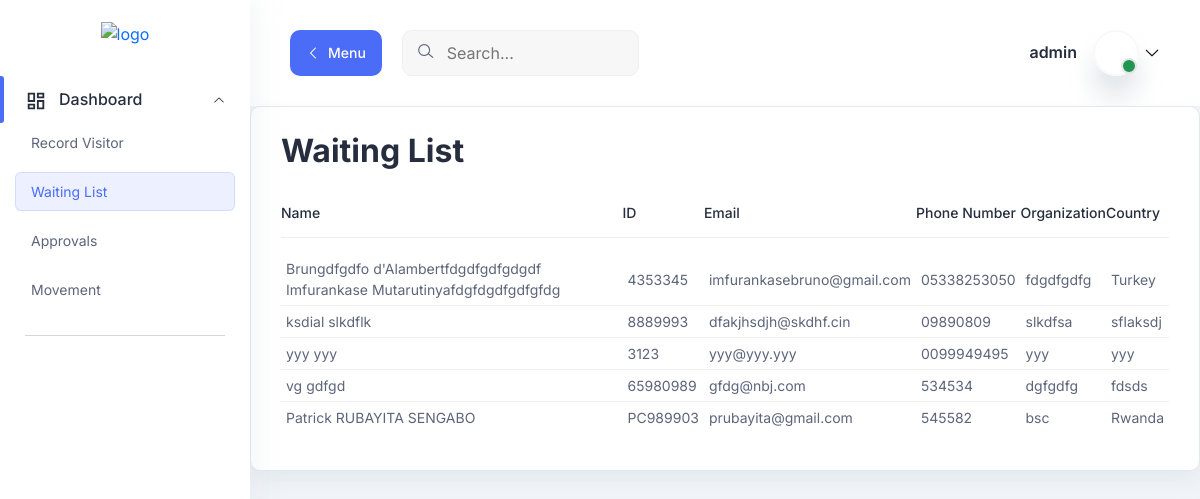
/visitor-list/ (signed in), run on an earlier commit of the app's database.
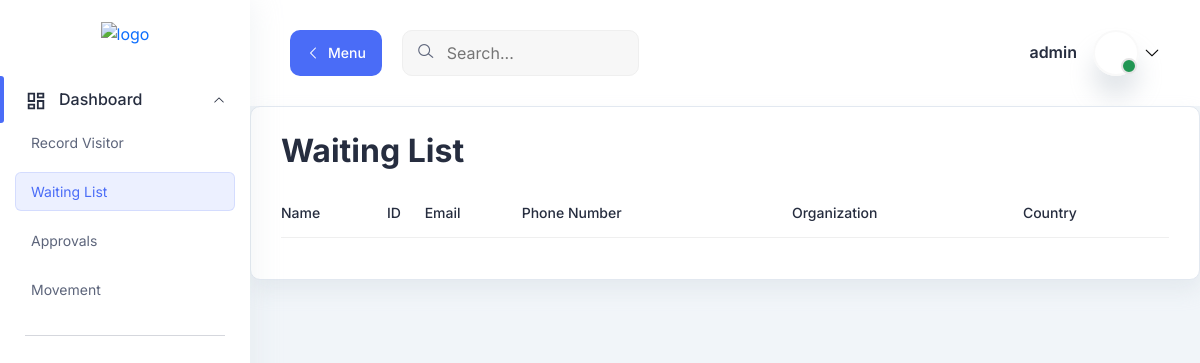
And on a later commit of the database.
### records/models.py (models this page shows, shortened)
class WaitingList(models.Model):
    id_passport_nbr = models.CharField(max_length=100, primary_key=True)
    first_name = models.CharField(max_length=100)
    surname = models.CharField(max_length=100)
    organization = models.CharField(max_length=100)
    position = models.CharField(max_length=100)
    country_of_origin = models.CharField(max_length=100)
    email = models.EmailField()
    address = models.CharField(max_length=200)
    mobile_phone = models.CharField(max_length=20)

### records/views.py (the view)
# urls.py: path('visitor-list/', views.visitor_list, name='visitors'),
@login_required
def visitor_list(request):
    waitinglist=WaitingList.objects.all().values()
    cards=Card.objects.all().values()
    template = loader.get_template('records/visitor_list.html')
    context = {'waitinglist': waitinglist, 'cards': cards }
    return HttpResponse(template.render(context, request))

### records/templates/records/visitor_list.html (shortened to what this page needs)
{% extends "base.html" %}
{% load static %}
{% block content %}
<main class="main-wrapper">
<header class="header">
    <div class="container-fluid">
      <div class="row">
        <div class="col-lg-5 col-md-5 col-6">
          <div class="header-left d-flex align-items-center">
            <div class="menu-toggle-btn mr-20">
              <button
                id="menu-toggle"
                class="main-btn primary-btn btn-hover"
              >
                <i class="lni lni-chevron-left me-2"></i> Menu
              </button>
            </div>
            <div class="header-search d-none d-md-flex">
              <form action="#">
                <input type="text" placeholder="Search..." />
                <button><i class="lni lni-search-alt"></i></button>
              </form>
            </div>
          </div>
        </div>
        <div class="col-lg-7 col-md-7 col-6">
          <div class="header-right">
            <div class="profile-box ml-15">
              <button
                class="dropdown-toggle bg-transparent border-0"
                type="button"
                id="profile"
                data-bs-toggle="dropdown"
                aria-expanded="false"
              >
                <div class="profile-info">
                  <div class="info">
                    {% if user.is_authenticated %}
                    <h6>{{ user.username }}</h6>
                    {% endif %}
                    <div class="image">
                      <span class="status"></span>
                    </div>
                  </div>
                </div>
                <i class="lni lni-chevron-down"></i>
              </button>
            </div>
          </div>
        </div>
      </div>
    </div>
  </header>
<section class="table-components">
        <div class="tables-wrapper">
        <div class="row">
            <div class="col-lg-12">
            <div class="card-style mb-30">
                <h1 class="mb-10">Waiting List</h1>
                <div class="table-wrapper table-responsive">
                <table class="table">
                    <thead>
                    <tr>
                        <th><h6>Name</h6></th>
                        <th><h6>ID</h6></th>
                        <th><h6>Email</h6></th>
                        <th><h6>Phone Number</h6></th>
                        <th><h6>Organization</h6></th>
                        <th><h6>Country</h6></th>
                    </tr>
                    </thead>
                    <tbody>
                    {% for visitor in waitinglist %}
                    <tr>
                        <td class="min-width">
                          <p><a href="#" class="open-form-popup" data-visitor-id="{{ visitor.id_passport_nbr }}">{{ visitor.first_name }} {{ visitor.surname }}</a></p>                        </td>
                        <td class="min-width">
                            <p>{{ visitor.id_passport_nbr }}</p>
                        </td>
                        <td class="min-width">
                        <p>{{ visitor.email }}</p>
                        </td>
                        <td class="min-width">
                        <p>{{ visitor.mobile_phone }}</p>
                        </td>
                        <td class="min-width">
                            <p>{{ visitor.organization }}</p>
                        </td>
                        <td class="min-width">
                          <p>{{ visitor.country_of_origin }}</p>
                      </td>
                    </tr>
                    {% endfor %}
                    </tbody>
                </table>
                </div>
            </div>
            </div>
    </div>
    </div>
</section>
</main>
{% endblock content %}

### records/templates/base.html (shortened to what this page needs)
{% load static %}
<!DOCTYPE html>
<html lang="en">
    <head>
        <link rel="stylesheet" href="{% static 'assets/css/bootstrap.min.css' %}" />
        <link rel="stylesheet" href="{% static 'assets/css/lineicons.css' %}" />
        <link rel="stylesheet" href="{% static 'assets/css/materialdesignicons.min.css' %}" />
        <link rel="stylesheet" href="{% static 'assets/css/fullcalendar.css' %}" />
        <link rel="stylesheet" href="{% static 'assets/css/fullcalendar.css' %}" />
        <link rel="stylesheet" href="{% static 'assets/css/main.css' %}" />
    </head>
    <body>
        {% include 'partials/sidebar.html' %}
        {% block content %}
        {% endblock content %}
    </body>
</html>

### records/templates/partials/sidebar.html (shortened to what this page needs)
{% load static %}
<aside class="sidebar-nav-wrapper">
    <div class="navbar-logo">
      <a href="{% url 'records:record_visitor' %}">
        <img src="https://bsc.rw/wp-content/uploads/2023/01/BSC-High-res.-vector-logo-01@2x-1-160x69.png" alt="logo" />
      </a>
    </div>
    <nav class="sidebar-nav">
      <ul>
        <li class="nav-item nav-item-has-children">
          <a
            href="#0"
            data-bs-toggle="collapse"
            data-bs-target="#ddmenu_1"
            aria-controls="ddmenu_1"
            aria-expanded="false"
            aria-label="Toggle navigation"
          >
            <span class="icon">
            </span>
            <span class="text">Dashboard</span>
          </a>
          <ul id="ddmenu_1" class="collapse show dropdown-nav">
            <li>
              <a href="{% url 'records:record_visitor' %}" {% if request.path == "/record-visitor/" %} class="active" {% endif %}> Record Visitor </a>
            </li>
            <li>
              <a href="{% url 'records:visitors' %}" {% if request.path == "/visitor-list/" %} class="active" {% endif %}> Waiting List </a>
            </li>
            <li>
              <a href="{% url 'records:visitors' %}" {% if request.path == "/record-visitor/" %} class="active" {% endif %}> Approvals </a>
            </li>
            <li>
              <a href="{% url 'records:movements' %}" {% if request.path == "/movements/" %} class="active" {% endif %}> Movement </a>
            </li>
          </ul>
        </li>
        <span class="divider"><hr /></span>
      </ul>
    </nav>
  </aside>

### records/templates/partials/navbar.html (shortened to what this page needs)
{% load static %}

### static/assets/css/fullcalendar.css (style rules this page uses)
:root { --fc-daygrid-event-dot-width:8px;--fc-list-event-dot-width:10px;--fc-list-event-hover-bg-color:#f5f5f5 }

What changed in the data, as far as the page shows it:
removed WaitingList: first_name "Brungdfgdfo d'Alambertfdgdfgdfgdgdf", surname "Imfurankase Mutarutinyafdgfdgdfgdfgfdg", id_passport_nbr "4353345", email "imfurankasebruno@gmail.com", mobile_phone "05338253050", organization "fdgdfgdfg", country_of_origin "Turkey"
removed WaitingList: first_name "ksdial", surname "slkdflk", id_passport_nbr "8889993", email "dfakjhsdjh@skdhf.cin", mobile_phone "09890809", organization "slkdfsa", country_of_origin "sflaksdj"
removed WaitingList: first_name "yyy", surname "yyy", id_passport_nbr "3123", email "yyy@yyy.yyy", mobile_phone "0099949495", organization "yyy", country_of_origin "yyy"
removed WaitingList: first_name "vg", surname "gdfgd", id_passport_nbr "65980989", email "gfdg@nbj.com", mobile_phone "534534", organization "dgfgdfg", country_of_origin "fdsds"
removed WaitingList: first_name "Patrick", surname "RUBAYITA SENGABO", id_passport_nbr "PC989903", email "prubayita@gmail.com", mobile_phone "545582", organization "bsc", country_of_origin "Rwanda"
